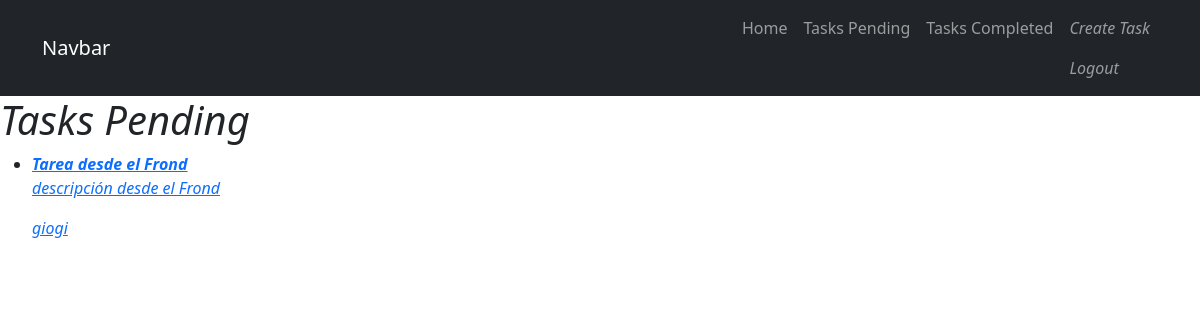
The page /tasks/ (signed in) on the database its author committed.
### tasks/models.py (models this page shows, shortened)
class Task(models.Model):
    title = models.CharField(max_length=100) # titulo de 100 caracteres maxim0
    description = models.TextField(blank=True) # descripcion que puede estar vacio
    created = models.DateTimeField(auto_now_add=True) # fecha que se agrega automaticamente
    datecompleted = models.DateTimeField(null=True, blank=True) # fecha que se agrega manualmente y es opcional
    important = models.BooleanField(default=False) # campo boleando por defecto falso, no todas las tareas son importantes
    user = models.ForeignKey(User, on_delete=models.CASCADE) # relacion con tabla usuarios y eliminacion en cascada si el usuario es eliminado

### tasks/views.py (the view)
# urls.py: path('tasks/', views.tasks, name='tasks'),
@login_required # este elemento exige que se haya iniciado secion para aceder a la vista
def tasks(request): # vista tareas
    tasks = Task.objects.filter(user=request.user, datecompleted__isnull=True) # muetsra las tareas del usuario logeado y las tareas aun no completadas
    return render(request, 'tasks.html', {'tasks':tasks})

### tasks/templates/tasks.html (shortened to what this page needs)
{% extends 'base.html' %}
{% block content %}
    <h1>Tasks Pending</h1>
    <ul>
        {% for task in tasks %}
            <li>
                <a href="{% url 'task_detail' task.id %}">
                    {% if task.important %}
                    <strong>{{ task.title }}</strong>
                    {% else %}
                        {{ task.title }}
                    {% endif %}
                    <p>{{ task.description }}</p>
                    <p>{{ task.user.username }}</p>
                </a>
            </li>
        {% endfor %}
    </ul>
{% endblock %}

### rows shown on the page
Task: title "Tarea desde el Frond", description "descripción desde el Frond", user.username "giogi"
